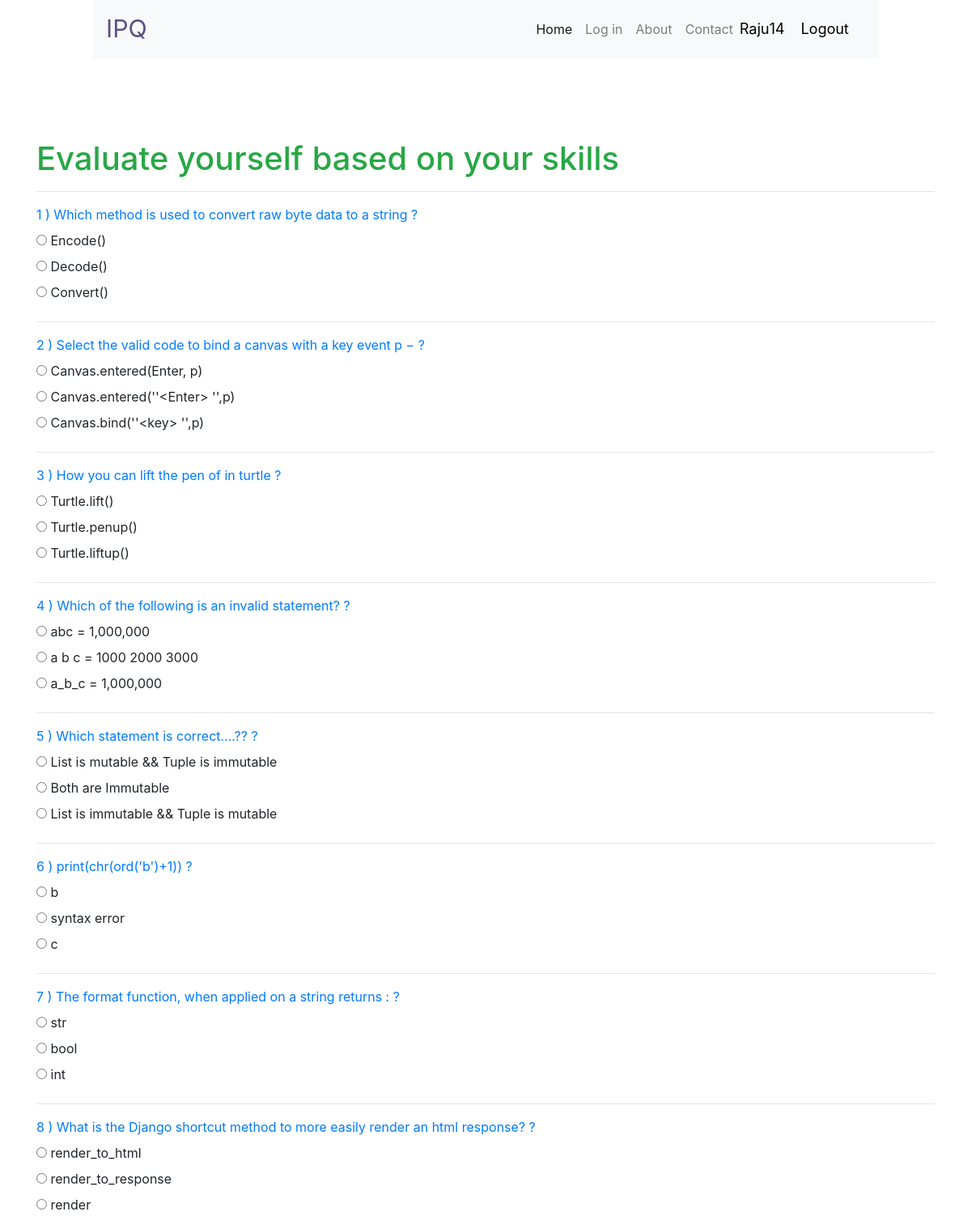
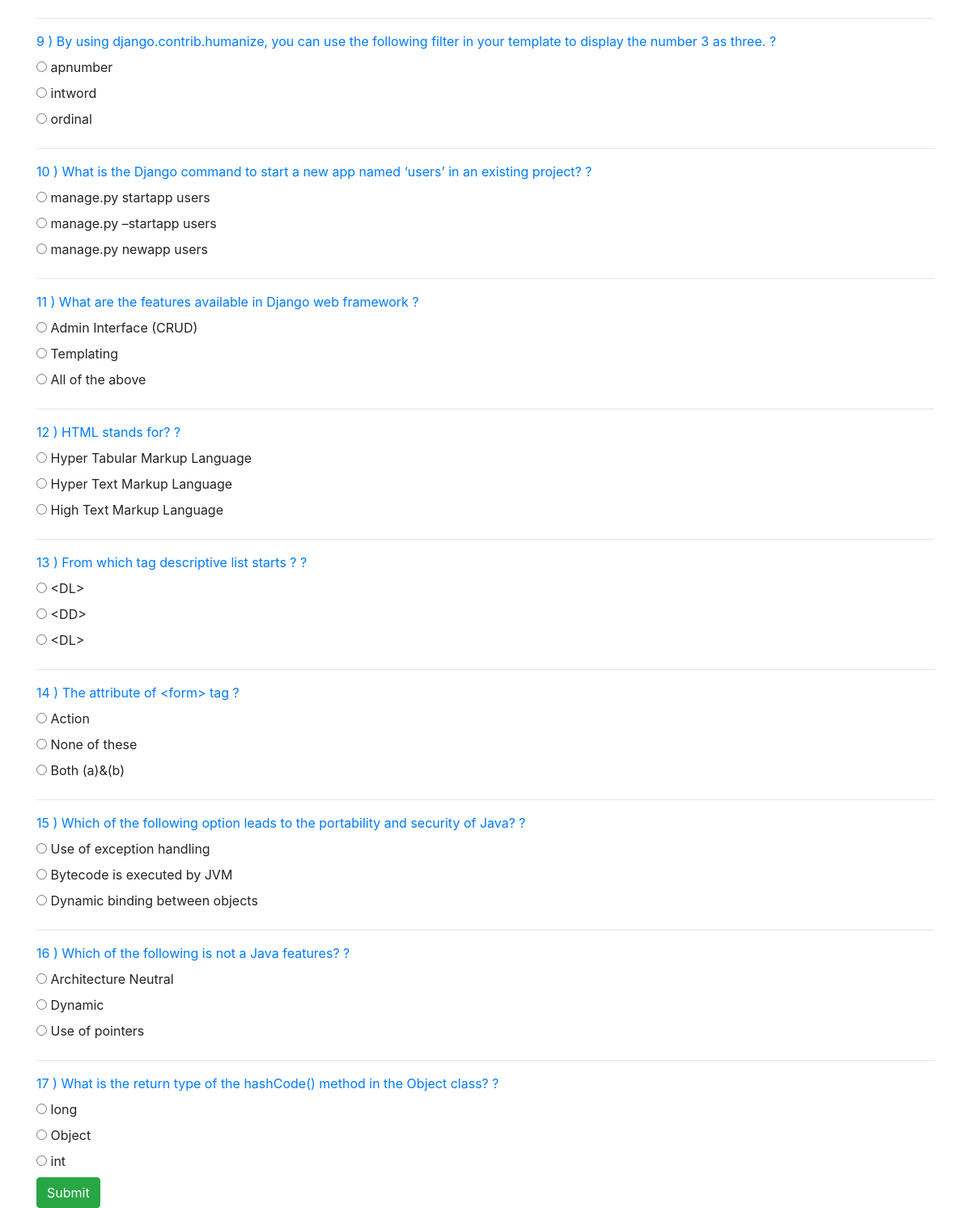
The page /evaluate/ (signed in) on the database its author committed (2 pictures, top to bottom).
### quiz/models.py (models this page shows)
class Quiz(models.Model):
    question = models.CharField(max_length=200, null=True)
    option1 = models.CharField(max_length=100, null=True)
    option2 = models.CharField(max_length=100, null=True)
    option3 = models.CharField(max_length=100, null=True)
    correctAns = models.CharField(max_length=100, null=True)
    tag = models.CharField(max_length=100, null=True)

### quiz/views.py (the view)
# urls.py: path('evaluate/', views.evaluate, name='evaluate'),
def evaluate(request):
    quiz = Quiz.objects.all()
    return render(request, "quiz.html", {"quiz":quiz})

### templates/quiz.html (shortened to what this page needs)
{% extends 'nav.html' %}
{% load static %}
{% block body %}
<body>
    <div class="quiz">
        <div class="container">
            <h1 class="text-success mt-3">Evaluate yourself based on your skills</h1>
                {% for i in quiz %}
                <hr>
            <div>
                <form action="">
                <label class="text-primary">{{i.id}} ) {{i.question}} ?</label>
                <div class="radio">
                    <label><input type="radio" class="rb" name={{i.id}} id="option1" value="{{i.option1}}"> {{i.option1}}</label>
                  </div>
                  <div class="radio">
                    <label><input type="radio" class="rb" name={{i.id}} id="option2" value="{{i.option2}}"> {{i.option2}}</label>
                  </div>
                  <div class="radio disabled">
                    <label><input type="radio" class="rb" name={{i.id}} id="option2" value="{{i.option3}}"> {{i.option3}}</label>
                  </div>
            </div>
            {% endfor %}
            <input type="submit" class="btn btn-success" value="Submit" id="b11" onclick="getAnswer()">
            <br>
        </div>
    </div>
</body>
{% endblock %}

### templates/nav.html (shortened to what this page needs)
{% load static %}
<!DOCTYPE html>
<html lang="en">
<head>
    <link rel="stylesheet" href="{% static 'css/main.css' %}">
    <link rel="stylesheet" href="https://stackpath.bootstrapcdn.com/bootstrap/4.5.2/css/bootstrap.min.css">
</head>
<body>
    <div class="container-fluid nav_bg">
        <div class="row">
          <div class ="col-10 mx-auto ">
          <nav class="navbar navbar-expand-lg navbar-light bg-light">
             <a class="navbar-brand" href="/landingpage">IPQ</a>
             <div class="collapse navbar-collapse" id="navbarSupportedContent">
               <ul class="navbar-nav ml-auto">
                 <li class="nav-item active">
                   <a class="nav-link" href="/home">Home <span class="sr-only">(current)</span></a>
                 </li>
                 <li class="nav-item">
                   <a class="nav-link" href="/login">Log in</a>
                 </li>
                 <li class="nav-item">
                   <a class="nav-link" href="/about">About</a>
                 </li>
                 <li class="nav-item">
                   <a class="nav-link" href="/contact">Contact</a>
                 </li>
               </ul>
             </div>
              <span class="hello-msg">{{request.user}}</span>
              <span ><a  class="hello-msg" href="{% url 'logout' %}">Logout</a></span>
           </nav>
         </div>
        </div>
      </div>
{% block body %}
{% endblock %}
</body>
</html>

### static/css/main.css (style rules this page uses)
.navbar { background-color: #fff !important; }
.navbar-brand { font-size: 1.9rem !important; color: #565387 !important; }
.container { width: 100%; margin-top: 100px; }
.hello-msg { font-size: 18px; color: black; margin-right: 20px; }

### rows shown on the page
Quiz: id "1", question "Which method is used to convert raw byte data to a string", option1 "Encode()", option2 "Decode()", option3 "Convert()"
Quiz: id "2", question "Select the valid code to bind a canvas with a key event p −", option1 "Canvas.entered(Enter, p)", option2 "Canvas.entered(''<Enter> '',p)", option3 "Canvas.bind(''<key> '',p)"
Quiz: id "3", question "How you can lift the pen of in turtle", option1 "Turtle.lift()", option2 "Turtle.penup()", option3 "Turtle.liftup()"
Quiz: id "4", question "Which of the following is an invalid statement?", option1 "abc = 1,000,000", option2 "a b c = 1000 2000 3000", option3 "a_b_c = 1,000,000"
Quiz: id "5", question "Which statement is correct....??", option1 "List is mutable && Tuple is immutable", option2 "Both are Immutable", option3 "List is immutable && Tuple is mutable"
Quiz: id "6", question "print(chr(ord('b')+1))", option1 "b", option2 "syntax error", option3 "c"
Quiz: id "7", question "The format function, when applied on a string returns :", option1 "str", option2 "bool", option3 "int"
Quiz: id "8", question "What is the Django shortcut method to more easily render an html response?", option1 "render_to_html", option2 "render_to_response", option3 "render"
Quiz: id "9", question "By using django.contrib.humanize, you can use the following filter in your template to display the number 3 as three.", option1 "apnumber", option2 "intword", option3 "ordinal"
Quiz: id "10", question "What is the Django command to start a new app named ‘users’ in an existing project?", option1 "manage.py startapp users", option2 "manage.py –startapp users", option3 "manage.py newapp users"
Quiz: id "11", question "What are the features available in Django web framework", option1 "Admin Interface (CRUD)", option2 "Templating", option3 "All of the above"
Quiz: id "12", question "HTML stands for?", option1 "Hyper Tabular Markup Language", option2 "Hyper Text Markup Language", option3 "High Text Markup Language"
Quiz: id "13", question "From which tag descriptive list starts ?", option1 "<DL>", option2 "<DD>", option3 "<DL>"
Quiz: id "14", question "The attribute of <form> tag", option1 "Action", option2 "None of these", option3 "Both (a)&(b)"
Quiz: id "15", question "Which of the following option leads to the portability and security of Java?", option1 "Use of exception handling", option2 "Bytecode is executed by JVM", option3 "Dynamic binding between objects"
Quiz: id "16", question "Which of the following is not a Java features?", option1 "Architecture Neutral", option2 "Dynamic", option3 "Use of pointers"
Quiz: id "17", question "What is the return type of the hashCode() method in the Object class?", option1 "long", option2 "Object", option3 "int"

### other values the page prints
{{ request.user }} "Raju14"
